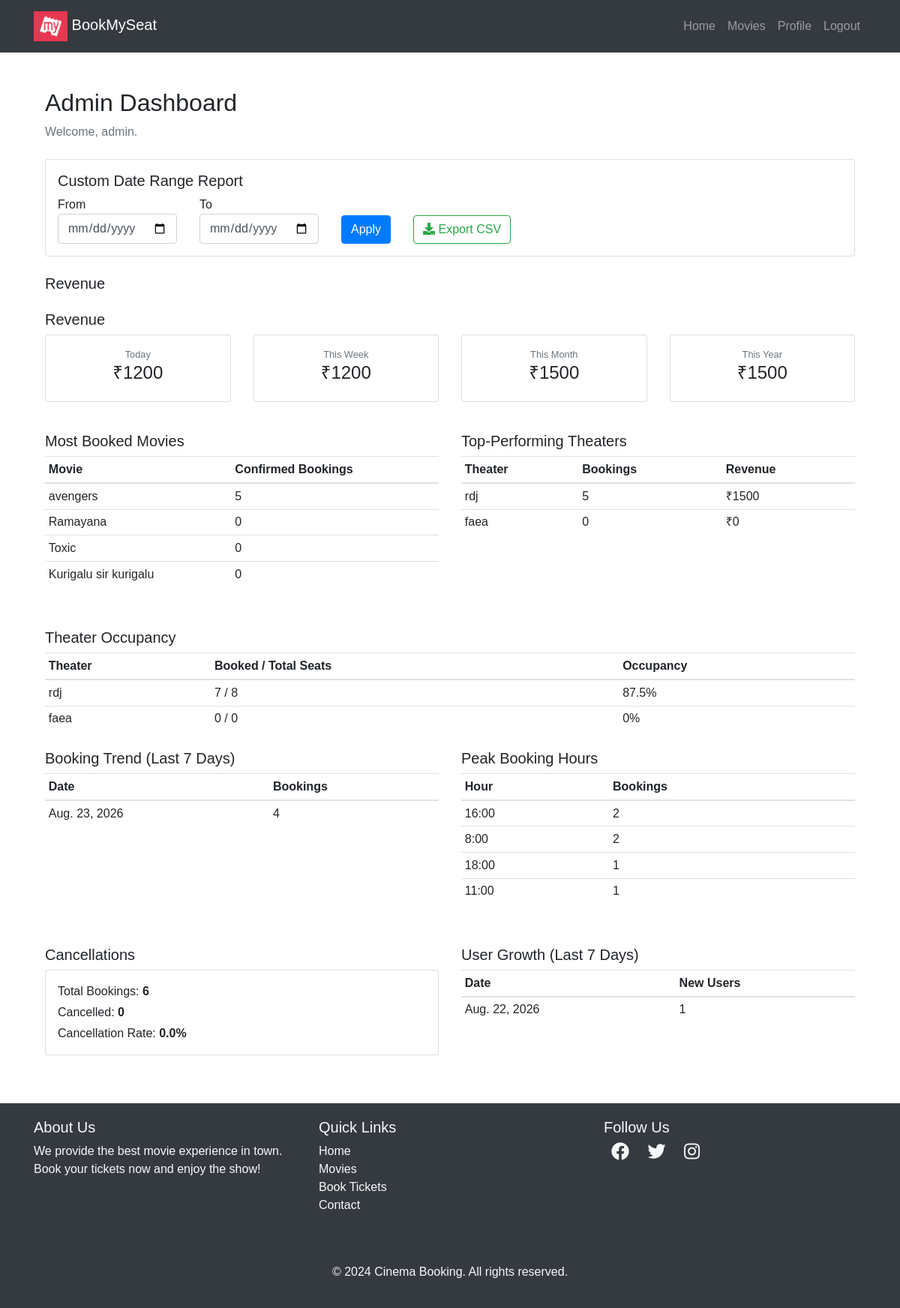
Page /movies/dashboard/ (signed in) on the committed database.
### movies/models.py (models this page shows, shortened)
class Movie(models.Model):
    name = models.CharField(max_length=255)
    image = models.ImageField(upload_to="movies/")
    rating = models.DecimalField(max_digits=3, decimal_places=1)
    cast = models.TextField()
    description = models.TextField(blank=True, null=True)
    genre = models.CharField(max_length=100, blank=True, default='')
    language = models.CharField(max_length=50, blank=True, default='')
    release_date = models.DateField(null=True, blank=True)
    trailer_url = models.URLField(blank=True, default='', help_text="Paste a YouTube video link")
    duration_minutes = models.PositiveIntegerField(null=True, blank=True, help_text="Movie length in minutes")
    AGE_RATING_CHOICES = [
        ('U', 'U - Universal'),
        ('UA', 'UA - Parental Guidance'),
        ('A', 'A - Adults Only'),
        ('S', 'S - Restricted to Special Class'),
    ]
    age_certification = models.CharField(max_length=2, choices=AGE_RATING_CHOICES, blank=True, default='')

class Theater(models.Model):
    name = models.CharField(max_length=255)
    movie = models.ForeignKey(Movie,on_delete=models.CASCADE,related_name='theaters')
    time= models.DateTimeField()
    city = models.CharField(max_length=100, blank=True, default='')
    ticket_price = models.DecimalField(max_digits=6, decimal_places=2, default=200.00)

### movies/views.py (the view)
# urls.py: path('dashboard/', views.admin_dashboard, name='admin_dashboard'),
@staff_member_required
def admin_dashboard(request):
    now = timezone.now()
    today_start = now.replace(hour=0, minute=0, second=0, microsecond=0)
    week_start = today_start - timedelta(days=today_start.weekday())
    month_start = today_start.replace(day=1)
    year_start = today_start.replace(month=1, day=1)
    range_start = request.GET.get('start_date', '')
    range_end = request.GET.get('end_date', '')
    confirmed = Booking.objects.filter(status='confirmed')
    range_bookings = confirmed
    if range_start:
        range_bookings = range_bookings.filter(booked_at__date__gte=range_start)
    if range_end:
        range_bookings = range_bookings.filter(booked_at__date__lte=range_end)
    range_revenue = range_bookings.aggregate(total=Sum('theater__ticket_price'))['total'] or 0
    range_count = range_bookings.count()
    def revenue_since(start_time):
        result = confirmed.filter(booked_at__gte=start_time).aggregate(
            total=Sum('theater__ticket_price')
        )
        return result['total'] or 0
    revenue_today = revenue_since(today_start)
    revenue_week = revenue_since(week_start)
    revenue_month = revenue_since(month_start)
    revenue_year = revenue_since(year_start)
    top_movies = Movie.objects.annotate(
        booking_count=Count('theaters__seats__booking', filter=models.Q(theaters__seats__booking__status='confirmed'))
    ).order_by('-booking_count')[:5]
    top_theaters = Theater.objects.annotate(
        booking_count=Count('seats__booking', filter=models.Q(seats__booking__status='confirmed')),
        revenue=Sum('seats__booking__theater__ticket_price', filter=models.Q(seats__booking__status='confirmed'))
    ).order_by('-booking_count')[:5]
    theater_occupancy = []
    for theater in Theater.objects.all():
        total_seats = theater.seats.count()
        booked_seats = theater.seats.filter(is_booked=True).count()
        occupancy_pct = round((booked_seats / total_seats) * 100, 1) if total_seats else 0
        theater_occupancy.append({
            'theater': theater,
            'total_seats': total_seats,
            'booked_seats': booked_seats,
            'occupancy_pct': occupancy_pct,
        })
    booking_trend = (
        Booking.objects.filter(booked_at__gte=today_start - timedelta(days=6))
        .annotate(day=models.functions.TruncDate('booked_at'))
        .values('day')
        .annotate(count=Count('id'))
        .order_by('day')
    )
    peak_hours = (
        Booking.objects.annotate(hour=models.functions.ExtractHour('booked_at'))
        .values('hour')
        .annotate(count=Count('id'))
        .order_by('-count')[:5]
    )
    total_bookings = Booking.objects.count()
    cancelled_count = Booking.objects.filter(status='cancelled').count()
    cancellation_rate = round((cancelled_count / total_bookings) * 100, 1) if total_bookings else 0
    from django.contrib.auth.models import User
    user_growth = (
        User.objects.filter(date_joined__gte=today_start - timedelta(days=6))
        .annotate(day=models.functions.TruncDate('date_joined'))
        .values('day')
        .annotate(count=Count('id'))
        .order_by('day')
    )
    return render(request, 'movies/admin_dashboard.html', {
        'revenue_today': revenue_today,
        'revenue_week': revenue_week,
        'revenue_month': revenue_month,
        'revenue_year': revenue_year,
        'top_movies': top_movies,
        'top_theaters': top_theaters,
        'theater_occupancy': theater_occupancy,
        'booking_trend': booking_trend,
        'peak_hours': peak_hours,
        'total_bookings': total_bookings,
        'cancelled_count': cancelled_count,
        'cancellation_rate': cancellation_rate,
        'user_growth': user_growth,
        'range_start': range_start,
        'range_end': range_end,
        'range_revenue': range_revenue,
        'range_count': range_count,
    })

### templates/movies/admin_dashboard.html (shortened to what this page needs)
{% extends "users/basic.html" %} {% block content %}
<div class="container mt-5">
  <h2>Admin Dashboard</h2>
  <p class="text-muted">Welcome, {{ user.username }}.</p>
    <div class="card p-3 mt-4 mb-3">
    <h5>Custom Date Range Report</h5>
    <form method="GET" class="row g-2 align-items-end">
      <div class="col-auto">
        <label class="form-label mb-0">From</label>
        <input type="date" name="start_date" class="form-control" value="{{ range_start }}">
      </div>
      <div class="col-auto">
        <label class="form-label mb-0">To</label>
        <input type="date" name="end_date" class="form-control" value="{{ range_end }}">
      </div>
      <div class="col-auto">
        <button type="submit" class="btn btn-primary">Apply</button>
      </div>
      <div class="col-auto">
        <a href="{% url 'export_bookings_csv' %}?start_date={{ range_start }}&end_date={{ range_end }}" class="btn btn-outline-success">
          <i class="fas fa-download"></i> Export CSV
        </a>
      </div>
    </form>
  </div>
  <h5 class="mt-4">Revenue</h5>
  <h5 class="mt-4">Revenue</h5>
  <div class="row">
    <div class="col-md-3 mb-3">
      <div class="card text-center p-3">
        <small class="text-muted">Today</small>
        <h4>₹{{ revenue_today }}</h4>
      </div>
    </div>
    <div class="col-md-3 mb-3">
      <div class="card text-center p-3">
        <small class="text-muted">This Week</small>
        <h4>₹{{ revenue_week }}</h4>
      </div>
    </div>
    <div class="col-md-3 mb-3">
      <div class="card text-center p-3">
        <small class="text-muted">This Month</small>
        <h4>₹{{ revenue_month }}</h4>
      </div>
    </div>
    <div class="col-md-3 mb-3">
      <div class="card text-center p-3">
        <small class="text-muted">This Year</small>
        <h4>₹{{ revenue_year }}</h4>
      </div>
    </div>
    </div>
  <div class="row mt-4">
    <div class="col-md-6 mb-3">
      <h5>Most Booked Movies</h5>
      <table class="table table-sm">
        <thead><tr><th>Movie</th><th>Confirmed Bookings</th></tr></thead>
        <tbody>
          {% for movie in top_movies %}
          <tr><td>{{ movie.name }}</td><td>{{ movie.booking_count }}</td></tr>
          {% empty %}
          <tr><td colspan="2" class="text-muted">No data yet</td></tr>
          {% endfor %}
        </tbody>
      </table>
    </div>
    <div class="col-md-6 mb-3">
      <h5>Top-Performing Theaters</h5>
      <table class="table table-sm">
        <thead><tr><th>Theater</th><th>Bookings</th><th>Revenue</th></tr></thead>
        <tbody>
          {% for theater in top_theaters %}
          <tr><td>{{ theater.name }}</td><td>{{ theater.booking_count }}</td><td>₹{{ theater.revenue|default:0 }}</td></tr>
          {% empty %}
          <tr><td colspan="3" class="text-muted">No data yet</td></tr>
          {% endfor %}
        </tbody>
      </table>
    </div>
  </div>
  <div class="mt-4">
    <h5>Theater Occupancy</h5>
    <table class="table table-sm">
      <thead><tr><th>Theater</th><th>Booked / Total Seats</th><th>Occupancy</th></tr></thead>
      <tbody>
        {% for row in theater_occupancy %}
        <tr>
          <td>{{ row.theater.name }}</td>
          <td>{{ row.booked_seats }} / {{ row.total_seats }}</td>
          <td>{{ row.occupancy_pct }}%</td>
        </tr>
        {% empty %}
        <tr><td colspan="3" class="text-muted">No theaters yet</td></tr>
        {% endfor %}
      </tbody>
    </table>
    </div>
  <div class="row mt-4">
    <div class="col-md-6 mb-3">
      <h5>Booking Trend (Last 7 Days)</h5>
      <table class="table table-sm">
        <thead><tr><th>Date</th><th>Bookings</th></tr></thead>
        <tbody>
          {% for row in booking_trend %}
          <tr><td>{{ row.day }}</td><td>{{ row.count }}</td></tr>
          {% empty %}
          <tr><td colspan="2" class="text-muted">No bookings in this range</td></tr>
          {% endfor %}
        </tbody>
      </table>
    </div>
    <div class="col-md-6 mb-3">
      <h5>Peak Booking Hours</h5>
      <table class="table table-sm">
        <thead><tr><th>Hour</th><th>Bookings</th></tr></thead>
        <tbody>
          {% for row in peak_hours %}
          <tr><td>{{ row.hour }}:00</td><td>{{ row.count }}</td></tr>
          {% empty %}
          <tr><td colspan="2" class="text-muted">No data yet</td></tr>
          {% endfor %}
        </tbody>
      </table>
    </div>
  </div>
  <div class="row mt-4">
    <div class="col-md-6 mb-3">
      <h5>Cancellations</h5>
      <div class="card p-3">
        <p class="mb-1">Total Bookings: <strong>{{ total_bookings }}</strong></p>
        <p class="mb-1">Cancelled: <strong>{{ cancelled_count }}</strong></p>
        <p class="mb-0">Cancellation Rate: <strong>{{ cancellation_rate }}%</strong></p>
      </div>
    </div>
    <div class="col-md-6 mb-3">
      <h5>User Growth (Last 7 Days)</h5>
      <table class="table table-sm">
        <thead><tr><th>Date</th><th>New Users</th></tr></thead>
        <tbody>
          {% for row in user_growth %}
          <tr><td>{{ row.day }}</td><td>{{ row.count }}</td></tr>
          {% empty %}
          <tr><td colspan="2" class="text-muted">No new signups in this range</td></tr>
          {% endfor %}
        </tbody>
      </table>
    </div>
  </div>
</div>
{% endblock %}

### templates/users/basic.html (style rules this page uses)
body { font-family: Arial, sans-serif; }

### rows in the picture
Movie: name "avengers", booking_count "5"
Movie: name "Ramayana", booking_count "0"
Movie: name "Toxic", booking_count "0"
Movie: name "Kurigalu sir kurigalu", booking_count "0"
Theater: name "rdj", booking_count "5", revenue "1500", theater.name "rdj", booked_seats "7", total_seats "8", occupancy_pct "87.5"
Theater: name "faea", booking_count "0", revenue "0", theater.name "faea", booked_seats "0", total_seats "0", occupancy_pct "0"

### other values in the picture
{{ user.username }} "admin"
{{ revenue_today }} "1200"
{{ revenue_week }} "1200"
{{ revenue_month }} "1500"
{{ revenue_year }} "1500"
{{ row.day }} "Aug. 23, 2026"
{{ row.count }} "4"
{{ row.hour }} "16" "8" "18" "11"
{{ row.count }} "2" "2" "1" "1"
{{ total_bookings }} "6"
{{ cancelled_count }} "0"
{{ cancellation_rate }} "0.0"
{{ row.day }} "Aug. 22, 2026"
{{ row.count }} "1"
